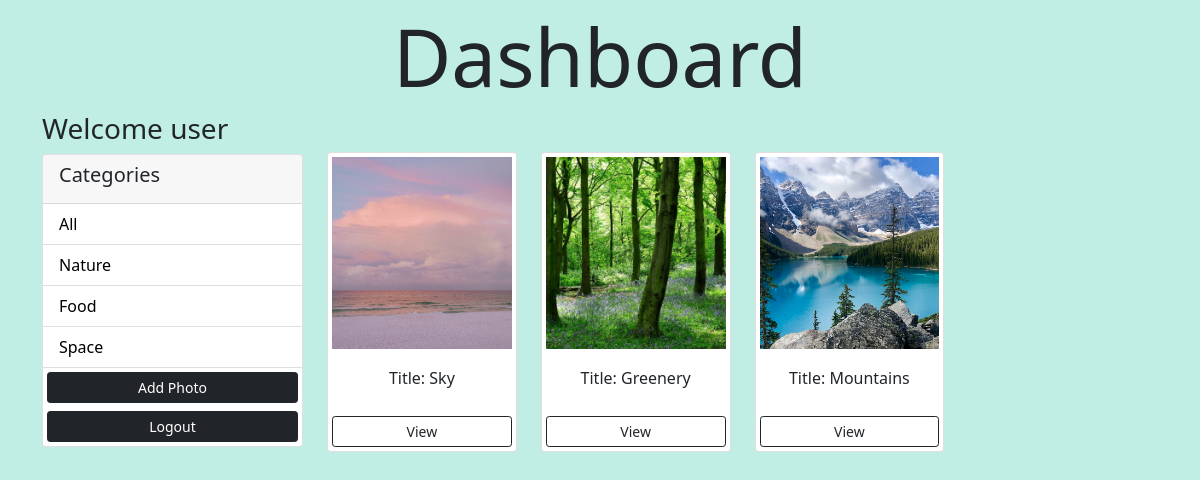
/?category=Nature (signed in), run on the app's committed database.
### photos/models.py (models this page shows, shortened)
class Category(models.Model):
    class Meta:
        verbose_name = 'Category'
        verbose_name_plural = 'Categories'
    user = models.ForeignKey(
        User, on_delete=models.SET_NULL, null=True, blank=True)
    name = models.CharField(max_length=100, null=False, blank=False)

class Photo(models.Model):
    class Meta:
        verbose_name = 'Photo'
        verbose_name_plural = 'Photos'
    title = models.CharField(max_length=50, null=False, blank=True)
    description = models.CharField(max_length=50, null=False, blank=True)
    image = models.ImageField(null=False, blank=False)
    category = models.ForeignKey(
        Category, on_delete=models.SET_NULL, null=True, blank=True)

### photos/views.py (the view)
# urls.py: path('', views.gallery, name='gallery'),
@login_required(login_url='login')
def gallery(request):
    user = request.user
    category = request.GET.get('category')
    if category == None:
        photos = Photo.objects.filter(category__user=user)
    else:
        photos = Photo.objects.filter(
            category__name=category, category__user=user)
    categories = Category.objects.filter(user=user)
    context = {'categories': categories, 'photos': photos}
    return render(request, 'photos/gallery.html', context)

### photos/templates/photos/gallery.html (shortened to what this page needs)
<!DOCTYPE html>
<html lang="en">
<head>
    <link href="https://cdn.jsdelivr.net/npm/bootstrap@5.0.0-beta1/dist/css/bootstrap.min.css" rel="stylesheet"
>
</head>
<body style="background-color:#C0EEE4;" class="m-2">
    <div class="container">
        <div class="row">
            <div>
                <h2 class="display-1 text-center"><strong>Dashboard</strong></h2>
            </div>
            <div class="col-md-3">
                {% if request.user.is_authenticated %}
                <h3>Welcome {{request.user}}</h3>
                {% endif %}
                <div class="card">
                    <div class="card-header">
                        <h5>Categories</h5>
                    </div>
                    <ul class="list-group list-group-flush">
                        <li class="list-group-item">
                            <a href="{% url 'gallery' %}">All</a>
                        </li>
                        {% for category in categories %}
                        <li class="list-group-item">
                            <a href="{% url 'gallery' %}?category={{category.name}}">
                                {{category.name}}
                            </a>
                        </li>
                        {% endfor %}
                        <a href="{% url 'add' %}" class="btn btn-dark btn-block btn-sm m-1">Add Photo</a>
                        <a href="{% url 'logout' %}" class="btn btn-dark btn-block btn-sm m-1">Logout</a>
                    </ul>
                </div>
            </div>
            <div class="col-md-9 mt-4">
                <div class="row mt-2">
                    {% for photo in photos %}
                    <div class="col-md-3">
                        <div class="card my-2">
                            <img class="image-thumbail p-1" src="{{photo.image.url}}" alt="{{photo.title}}">
                            <div class="card-body">
                                <h6 class="text-center">Title: {{photo.title}}</h6>
                            </div>
                            <a href="{% url 'photo' photo.id %}" class="btn btn-outline-dark btn-sm m-1">View</a>
                        </div>
                    </div>
                    {% empty %}
                    <h3>Nothing to Show..</h3>
                    {% endfor %}
                </div>
            </div>
        </div>
    </div>
</body>
</html>

### photos/templates/photos/gallery.html (style rules this page uses)
.image-thumbail { height: 200px; object-fit: cover; }
.list-group-item a { text-decoration: none; color: black; cursor:pointer; }

### data on the page
Category: name "Nature"
Category: name "Food"
Category: name "Space"
Photo: image (picture), title "Sky"
Photo: image (picture), title "Greenery"
Photo: image (picture), title "Mountains"

### other printed values
{{ request.user }} "user"
